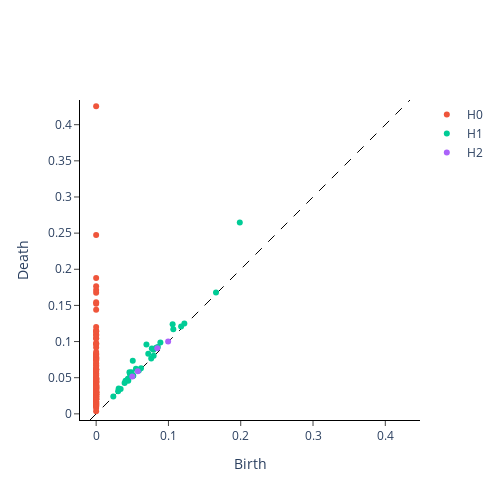

Notebook cell for this chart:
### Code cell
homology_dimensions = (0,1,2)
VRP = VietorisRipsPersistence(homology_dimensions=homology_dimensions)

# the array need to be reshaped as the library expects many 2D arrays of dimensions n_windows x window_size

y_slug_embedded_reshaped = y_slug_embedded.reshape(1, *y_slug_embedded.shape)
print(f"y_slug_embedded_reshaped.shape",y_slug_embedded_reshaped.shape)
print(f"y_slug_embedded.shape", y_slug_embedded.shape)


PH_slug = VRP.fit_transform(y_slug_embedded_reshaped)
VRP.plot(PH_slug)
